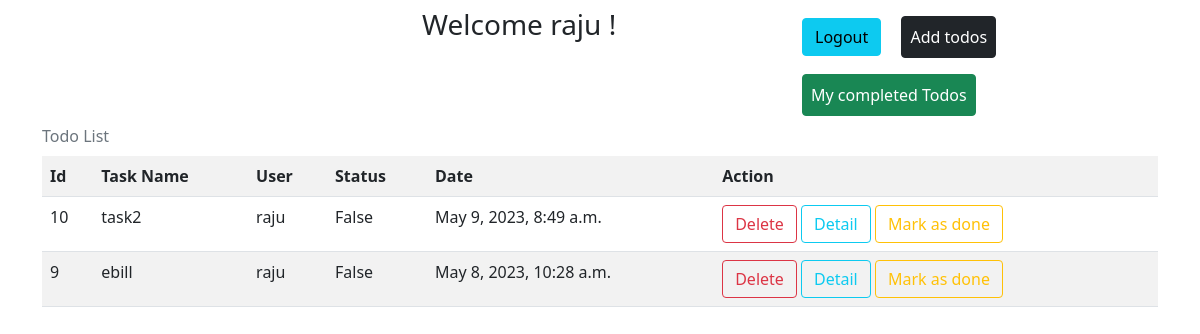
Screenshot of /todos/all/ (signed in) with the database file from the repository.
### tasks/models.py (models this page shows, shortened)
class Todo(models.Model):
    task_name = models.CharField(max_length=200)
    user = models.ForeignKey(User,on_delete=models.CASCADE)
    status = models.BooleanField(default=False)
    date = models.DateTimeField(auto_now_add=True)

### tasks/views.py (the view)
# urls.py: path('todos/all/',views.TodoListView.as_view(),name="todo-list"),
class TodoListView(View):
    def get(self,request,*args,**kwargs):
        qs = Todo.objects.filter(status=False,user=request.user).order_by("-date")
        return render(request,"todo-list.html",{"todos":qs})

### tasks/templates/todo-list.html (shortened to what this page needs)
<!DOCTYPE html>
<html lang="en">
<head>
    <link href="https://cdn.jsdelivr.net/npm/bootstrap@5.0.2/dist/css/bootstrap.min.css" rel="stylesheet">
</head>
<body>
    <div class="container">
        <div class="row">
            <div class="col-4 mt-2">
            </div>
            <div class="col-4">
                <h3 class="mt-2 ">Welcome {{request.user}} !</h3>
            </div>
            <div class="col-4">
                <a href="{%url 'signout'%}" class="btn btn-info">Logout</a>
                <a href="{%url 'todo-add'%}" class="btn btn-dark p-2 m-3">Add todos</a>
                <a href="{%url 'completed-list'%}" class="btn btn-success p-2">My completed Todos</a>
            </div>
        </div>
        <table class="table table-striped">
            <caption class="caption-top">Todo List</caption>
            <tr>
                <th>Id</th>
                <th>Task Name</th>
                <th>User</th>
                <th>Status</th>
                <th>Date</th>
                <th>Action</th>
            </tr>
            {%for t in todos%}
              <tr>
                <td>{{t.id}}</td>
                <td>{{t.task_name}}</td>
                <td>{{t.user}}</td>
                <td>{{t.status}}</td>
                <td>{{t.date}}</td>
                <td>
                    <a href="{%url 'todo-delete' t.id%}" class="btn btn-outline-danger">Delete</a>
                    <a href="{%url 'todo-detail' t.id%}" class="btn btn-outline-info">Detail</a>
                    <a href="{%url 'todo-edit' t.id%}" class="btn btn-outline-warning">Mark as done</a>
                </td>
              </tr>
            {%endfor%}
        </table>
    </div>
</body>
</html>

### rows the page displays
Todo: id "10", task_name "task2", user "raju", status "False", date "May 9, 2023, 8:49 a.m."
Todo: id "9", task_name "ebill", user "raju", status "False", date "May 8, 2023, 10:28 a.m."

### other values shown
{{ request.user }} "raju"
